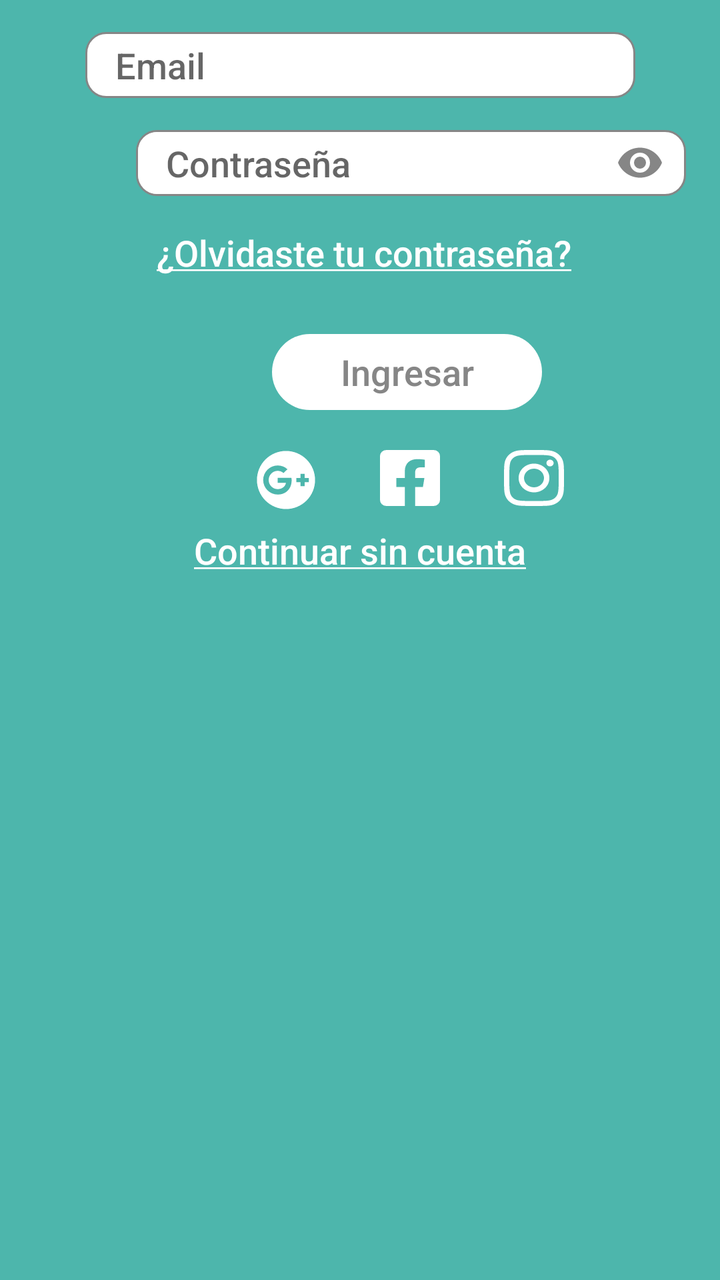
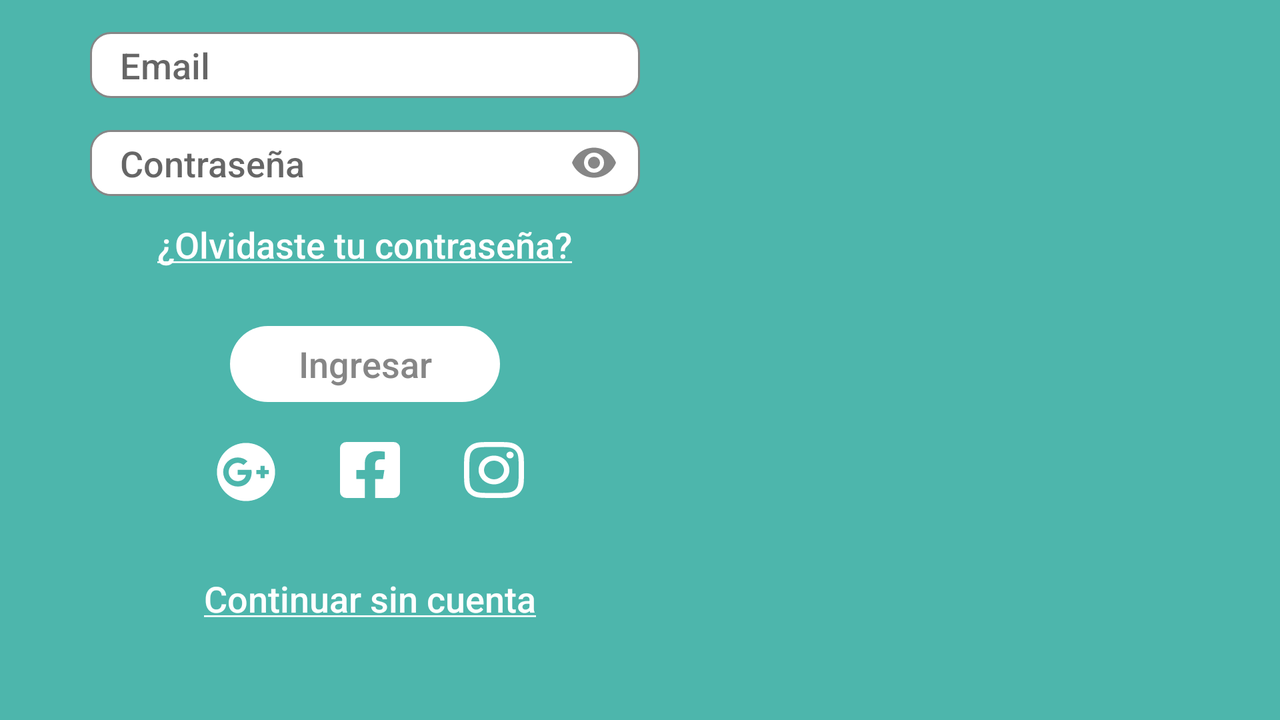

Two renders of one Android screen. The first uses the default layout on a phone; the second uses the alternative layout the repository ships for a different screen configuration, on a matching device. The two XML files are below.
<!-- AndroidManifest.xml: application theme Theme.Getkracking -->
<!-- res/layout/fragment_welcome_login.xml -->
<?xml version="1.0" encoding="utf-8"?>
<androidx.constraintlayout.widget.ConstraintLayout xmlns:android="http://schemas.android.com/apk/res/android"
    xmlns:app="http://schemas.android.com/apk/res-auto"
    xmlns:tools="http://schemas.android.com/tools"
    android:layout_width="match_parent"
    android:layout_height="match_parent"
    android:background="@color/secondary"
    tools:context=".fragments.WelcomeLoginFragment">

    <EditText
        android:id="@+id/etUsername_login"
        android:layout_width="275dp"
        android:layout_height="33dp"
        android:layout_marginTop="16dp"
        android:autoSizeTextType="uniform"
        android:background="@drawable/custominput"
        android:hint="@string/prompt_email"
        android:importantForAutofill="no"
        android:inputType="textEmailAddress"
        android:paddingStart="15dp"
        android:paddingEnd="15dp"
        android:textAppearance="@style/CustomTextUppercaseLayout"
        android:maxLength="50"
        app:layout_constraintEnd_toEndOf="parent"
        app:layout_constraintStart_toStartOf="parent"
        app:layout_constraintTop_toTopOf="parent" />

    <RelativeLayout
        android:id="@+id/rlpassword_login"
        android:layout_width="275dp"
        android:layout_height="33dp"
        android:layout_marginStart="68dp"
        android:layout_marginTop="16dp"
        android:background="@drawable/custominput"
        app:layout_constraintStart_toStartOf="parent"
        app:layout_constraintTop_toBottomOf="@+id/etUsername_login">

        <EditText
            android:id="@+id/etPassword_login"
            android:layout_width="255dp"
            android:layout_height="match_parent"
            android:background="@drawable/cumtominputnostroke"
            android:hint="@string/contrasenia"
            android:maxLength="50"
            android:importantForAutofill="no"
            android:inputType="textPassword"
            android:paddingStart="15dp"
            android:paddingTop="0dp"
            android:paddingEnd="15dp"
            android:textAppearance="@style/CustomTextUppercaseLayout" />

        <TextView
            android:id="@+id/password_toggle_login"
            android:layout_width="24dp"
            android:layout_height="24dp"
            android:layout_centerVertical="true"
            android:layout_marginStart="240dp"
            android:background="@drawable/ic_eye" />
    </RelativeLayout>

    <TextView
        android:id="@+id/welcome_login_link"
        android:layout_width="match_parent"
        android:layout_height="33dp"
        android:layout_marginStart="4dp"
        android:layout_marginTop="16dp"
        android:gravity="center_horizontal"
        android:text="@string/welcome_login_link"
        android:textAppearance="@style/customTextNoSpecificCaseLayout"
        android:textColor="@color/mainbackground"
        app:layout_constraintStart_toStartOf="parent"
        app:layout_constraintTop_toBottomOf="@+id/rlpassword_login" />

    <Button
        android:id="@+id/welcomeButton_login"
        android:layout_width="135dp"
        android:layout_height="38dp"
        android:layout_marginStart="136dp"
        android:layout_marginTop="20dp"
        android:background="@drawable/roundedbutton"
        android:paddingTop="0dp"
        android:text="@string/login"
        android:textAlignment="center"
        android:textAppearance="@style/customTextNoSpecificCaseLayout"
        android:textColor="@color/primary"
        app:backgroundTint="@color/mainbackground"
        app:layout_constraintStart_toStartOf="parent"
        app:layout_constraintTop_toBottomOf="@+id/welcome_login_link" />

    <TextView
        android:id="@+id/iconFB"
        android:layout_width="30dp"
        android:layout_height="32dp"
        android:layout_marginStart="32dp"
        android:layout_marginTop="18dp"
        android:background="@drawable/ic_facebook"
        android:backgroundTint="@color/mainbackground"
        app:layout_constraintStart_toEndOf="@+id/iconGP"
        app:layout_constraintTop_toBottomOf="@+id/welcomeButton_login" />

    <TextView
        android:id="@+id/iconIG"
        android:layout_width="30dp"
        android:layout_height="32dp"
        android:layout_marginStart="32dp"
        android:layout_marginTop="18dp"
        android:background="@drawable/ic_instagram2"
        android:backgroundTint="@color/mainbackground"
        app:layout_constraintStart_toEndOf="@+id/iconFB"
        app:layout_constraintTop_toBottomOf="@+id/welcomeButton_login" />

    <TextView
        android:id="@+id/iconGP"
        android:layout_width="30dp"
        android:layout_height="30dp"
        android:layout_marginStart="128dp"
        android:layout_marginTop="20dp"
        android:background="@drawable/ic_google_plus"
        android:backgroundTint="@color/mainbackground"
        app:layout_constraintStart_toStartOf="parent"
        app:layout_constraintTop_toBottomOf="@+id/welcomeButton_login" />

    <TextView
        android:id="@+id/welcomeLink"
        android:layout_width="match_parent"
        android:layout_height="wrap_content"
        android:layout_marginTop="8dp"
        android:gravity="center_horizontal"
        android:text="@string/welcome_link"
        android:textAppearance="@style/customTextNoSpecificCaseLayout"
        android:textColor="@color/mainbackground"
        app:layout_constraintStart_toStartOf="parent"
        app:layout_constraintTop_toBottomOf="@+id/iconFB" />

</androidx.constraintlayout.widget.ConstraintLayout>
<!-- resources referenced by this layout -->
<resources>
  <color name="mainbackground">#FFFFFFFF</color>
  <color name="primary">#FF868686</color>
  <color name="secondary">#FF4DB6AC</color>
  <!-- drawable cumtominputnostroke (drawable) -->
  <?xml version="1.0" encoding="utf-8"?>
  <selector xmlns:android="http://schemas.android.com/apk/res/android">
      <item android:state_enabled="true">
          <shape android:shape="rectangle">
              <corners android:radius="10dp" />
              <solid android:color="@color/mainbackground" />
              <stroke android:width="2dp" android:color="@android:color/transparent" />
          </shape>
      </item>
  </selector>
  <!-- drawable custominput (drawable) -->
  <?xml version="1.0" encoding="utf-8"?>
  <selector xmlns:android="http://schemas.android.com/apk/res/android">
      <item android:state_enabled="true">
          <shape android:shape="rectangle">
              <corners android:radius="10dp" />
              <solid android:color="@color/mainbackground" />
              <stroke android:width="1dp" android:color="@color/primary" />
          </shape>
      </item>
  </selector>
  <!-- drawable ic_eye (drawable) -->
  <vector xmlns:android="http://schemas.android.com/apk/res/android"
      android:width="24dp"
      android:height="24dp"
      android:viewportWidth="24"
      android:viewportHeight="24">
    <path
        android:fillColor="@color/primary"
        android:pathData="M12,9A3,3 0,0 0,9 12A3,3 0,0 0,12 15A3,3 0,0 0,15 12A3,3 0,0 0,12 9M12,17A5,5 0,0 1,7 12A5,5 0,0 1,12 7A5,5 0,0 1,17 12A5,5 0,0 1,12 17M12,4.5C7,4.5 2.73,7.61 1,12C2.73,16.39 7,19.5 12,19.5C17,19.5 21.27,16.39 23,12C21.27,7.61 17,4.5 12,4.5Z"/>
  </vector>
  <!-- drawable ic_facebook (drawable) -->
  <vector xmlns:android="http://schemas.android.com/apk/res/android"
      android:width="100dp"
      android:height="114.28571dp"
      android:viewportWidth="448"
      android:viewportHeight="512">
      <path
          android:fillColor="@color/white"
          android:pathData="M400,32H48A48,48 0,0 0,0 80v352a48,48 0,0 0,48 48h137.25V327.69h-63V256h63v-54.64c0,-62.15 37,-96.48 93.67,-96.48 27.14,0 55.52,4.84 55.52,4.84v61h-31.27c-30.81,0 -40.42,19.12 -40.42,38.73V256h68.78l-11,71.69h-57.78V480H400a48,48 0,0 0,48 -48V80a48,48 0,0 0,-48 -48z" />
  </vector>
  <!-- drawable roundedbutton (drawable) -->
  <?xml version="1.0" encoding="utf-8"?>
  <shape android:shape="rectangle" xmlns:android="http://schemas.android.com/apk/res/android">
      <corners android:radius="120dp"/>
      <size android:width="300dp" android:height="120dp"/>
  </shape>
  <string name="contrasenia">Contraseña</string>
  <string name="login">Ingresar</string>
  <string name="prompt_email">Email</string>
  <string name="welcome_link"><u>Continuar sin cuenta</u></string>
  <string name="welcome_login_link"><u>¿Olvidaste tu contraseña?</u></string>
  <style name="CustomTextUppercaseLayout" parent="TextAppearance.Design.Tab">
          <item name="font">@font/notosans_regular</item>
          <item name="android:textSize">18dp</item>
          <item name="android:textColor">@color/primary</item>
      </style>
  <style name="customTextNoSpecificCaseLayout" parent="TextAppearance.Design.Tab">
          <item name="textAllCaps">false</item>
          <item name="android:textAllCaps">false</item>
          <item name="font">@font/notosans_regular</item>
          <item name="android:textSize">18dp</item>
          <item name="android:textColor">@color/primary</item>
      </style>
  <color name="white">#FFFFFFFF</color>
  <color name="black">#FF000000</color>
  <color name="secondarybackground">#FF868686</color>
</resources>
<!-- res/layout-land/fragment_welcome_login.xml (the author's variant of the layout above) -->
<!-- drawn on the phone turned sideways -->
<?xml version="1.0" encoding="utf-8"?>
<androidx.constraintlayout.widget.ConstraintLayout xmlns:android="http://schemas.android.com/apk/res/android"
    xmlns:app="http://schemas.android.com/apk/res-auto"
    xmlns:tools="http://schemas.android.com/tools"
    android:layout_width="match_parent"
    android:layout_height="match_parent"
    android:background="@color/secondary"
    tools:context=".fragments.WelcomeLoginFragment">

    <EditText
        android:id="@+id/etUsername_login"
        android:layout_width="275dp"
        android:layout_height="33dp"
        android:layout_marginTop="16dp"
        android:background="@drawable/custominput"
        android:hint="@string/prompt_email"
        android:importantForAutofill="no"
        android:inputType="textEmailAddress"
        android:paddingStart="15dp"
        android:paddingEnd="15dp"
        android:textAppearance="@style/CustomTextUppercaseLayout"
        app:layout_constraintEnd_toStartOf="@+id/guideline4"
        app:layout_constraintStart_toStartOf="parent"
        app:layout_constraintTop_toTopOf="parent" />

    <RelativeLayout
        android:id="@+id/rlpassword_login"
        android:layout_width="275dp"
        android:layout_height="33dp"
        android:layout_marginTop="16dp"
        android:background="@drawable/custominput"
        app:layout_constraintEnd_toStartOf="@+id/guideline4"
        app:layout_constraintStart_toStartOf="parent"
        app:layout_constraintTop_toBottomOf="@+id/etUsername_login">

        <EditText
            android:id="@+id/etPassword_login"
            android:layout_width="255dp"
            android:layout_height="match_parent"
            android:background="@drawable/cumtominputnostroke"
            android:hint="@string/contrasenia"
            android:importantForAutofill="no"
            android:inputType="textPassword"
            android:paddingStart="15dp"
            android:paddingTop="0dp"
            android:paddingEnd="15dp"
            android:textAppearance="@style/CustomTextUppercaseLayout" />

        <TextView
            android:id="@+id/password_toggle_login"
            android:layout_width="24dp"
            android:layout_height="24dp"
            android:layout_centerVertical="true"
            android:layout_marginStart="240dp"
            android:background="@drawable/ic_eye" />
    </RelativeLayout>

    <TextView
        android:id="@+id/welcome_login_link"
        android:layout_width="237dp"
        android:layout_height="33dp"
        android:layout_marginTop="12dp"
        android:gravity="center_horizontal"
        android:text="@string/welcome_login_link"
        android:textAppearance="@style/customTextNoSpecificCaseLayout"
        android:textColor="@color/mainbackground"
        app:layout_constraintEnd_toStartOf="@+id/guideline4"
        app:layout_constraintStart_toStartOf="parent"
        app:layout_constraintTop_toBottomOf="@+id/rlpassword_login" />

    <Button
        android:id="@+id/welcomeButton_login"
        android:layout_width="135dp"
        android:layout_height="38dp"
        android:layout_marginTop="20dp"
        android:background="@drawable/roundedbutton"
        android:paddingTop="0dp"
        android:text="@string/login"
        android:textAlignment="center"
        android:textAppearance="@style/customTextNoSpecificCaseLayout"
        android:textColor="@color/primary"
        app:backgroundTint="@color/mainbackground"
        app:layout_constraintEnd_toEndOf="@+id/welcome_login_link"
        app:layout_constraintStart_toStartOf="@+id/welcome_login_link"
        app:layout_constraintTop_toBottomOf="@+id/welcome_login_link" />

    <TextView
        android:id="@+id/iconFB"
        android:layout_width="30dp"
        android:layout_height="32dp"
        android:layout_marginStart="32dp"
        android:layout_marginTop="18dp"
        android:background="@drawable/ic_facebook"
        android:backgroundTint="@color/mainbackground"
        app:layout_constraintStart_toEndOf="@+id/iconGP"
        app:layout_constraintTop_toBottomOf="@+id/welcomeButton_login" />

    <TextView
        android:id="@+id/iconIG"
        android:layout_width="30dp"
        android:layout_height="32dp"
        android:layout_marginStart="32dp"
        android:layout_marginTop="18dp"
        android:background="@drawable/ic_instagram2"
        android:backgroundTint="@color/mainbackground"
        app:layout_constraintStart_toEndOf="@+id/iconFB"
        app:layout_constraintTop_toBottomOf="@+id/welcomeButton_login" />

    <TextView
        android:id="@+id/iconGP"
        android:layout_width="30dp"
        android:layout_height="30dp"
        android:layout_marginStart="108dp"
        android:layout_marginTop="20dp"
        android:background="@drawable/ic_google_plus"
        android:backgroundTint="@color/mainbackground"
        app:layout_constraintStart_toStartOf="parent"
        app:layout_constraintTop_toBottomOf="@+id/welcomeButton_login" />

    <TextView
        android:id="@+id/welcomeLink"
        android:layout_width="283dp"
        android:layout_height="27dp"
        android:layout_marginTop="36dp"
        android:gravity="center_horizontal"
        android:text="@string/welcome_link"
        android:textColor="@color/mainbackground"
        android:textAppearance="@style/customTextNoSpecificCaseLayout"
        app:layout_constraintEnd_toEndOf="@+id/iconIG"
        app:layout_constraintStart_toStartOf="@+id/iconGP"
        app:layout_constraintTop_toBottomOf="@+id/iconFB" />

    <androidx.constraintlayout.widget.Guideline
        android:id="@+id/guideline4"
        android:layout_width="wrap_content"
        android:layout_height="wrap_content"
        android:orientation="vertical"
        app:layout_constraintGuide_begin="365dp" />

</androidx.constraintlayout.widget.ConstraintLayout>
